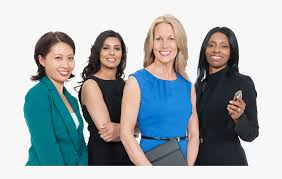
#> input picture input.jpg, 282 x 179 px
$ python Face_detection.py
#> lines starting #> are read from the running program, lines starting #| are printed output that depends on the picture; after the words box and inside, x2 and y2 are one past the last pixel; in counts of white or black regions, pixels touching at a corner belong together
# -*- coding: utf-8 -*-
"""
Created on Tue Oct 06 21:10:22 2020

@author: asmita
"""

import cv2

# Get user supplied values

inputImage = input("Enter an image file: ")
#> the answer given: input.jpg
print("Press esc on image to quit")
imagePath = inputImage
cascPath = "haarcascade_frontalface_default.xml"

# Create the haar cascade
faceCascade = cv2.CascadeClassifier(cascPath)

# Read the image
image = cv2.imread(imagePath)
#> image is the input picture: shape (179, 282, 3); mean B, G, R 173.3, 169.6, 160.9
gray = cv2.cvtColor(image, cv2.COLOR_BGR2GRAY)
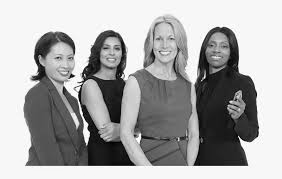
#> gray: shape (179, 282); min 0, max 255, mean 167.4

# Detect faces in the image
faces = faceCascade.detectMultiScale(
    gray,
    scaleFactor=1.1,
    minNeighbors=3,
    minSize=(10, 10),
    flags = cv2.CASCADE_SCALE_IMAGE
)
#> faces = [[149, 27, 32, 32], [203, 34, 30, 30], [98, 37, 28, 28], [46, 45, 35, 35]]

print("Found {0} faces!".format(len(faces)))
#| Found 4 faces!

# Draw a rectangle around the faces
for (x, y, w, h) in faces:
    cv2.rectangle(image, (x, y), (x+w, y+h), (0, 255, 0), 2)
#> this loop made 4 passes
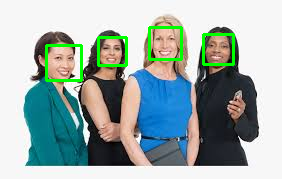
#> image: shape (179, 282, 3); 2.94% of pixels changed, all inside (x1, y1, x2, y2) = (45, 26, 235, 82)

cv2.imshow("Faces found", image)
cv2.waitKey(0)
